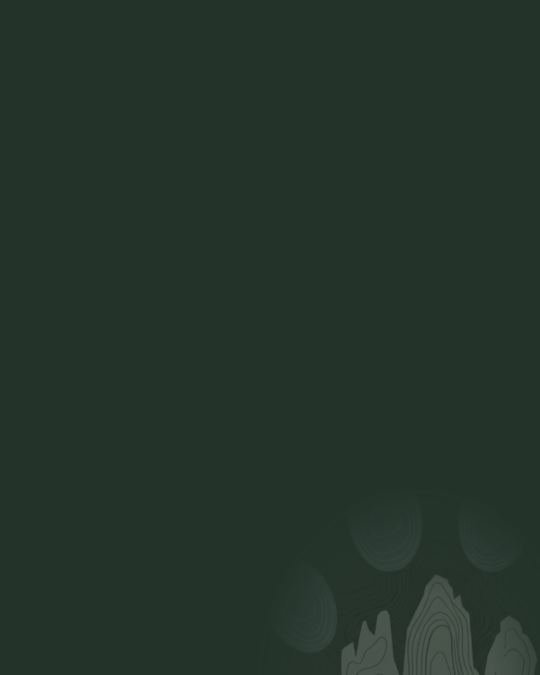
#> input picture images/social/instagram/welcome-to-orma/orma-bg.png, 1080 x 1350 px (shown at 1/2 size)
$ python make_assessment_carousel.py
#> lines starting #> are read from the running program, lines starting #| are printed output that depends on the picture
from pathlib import Path

from PIL import Image, ImageDraw, ImageFont


ROOT = Path(__file__).resolve().parent
OUTPUT = ROOT / "export"
CAPTURES = ROOT / "ui-captures"
WELCOME = ROOT.parent / "welcome-to-orma"
BACKGROUND = WELCOME / "orma-bg.png"
BRICOLAGE = WELCOME / "fonts" / "BricolageGrotesque.ttf"
INTER = WELCOME / "fonts" / "Inter.ttf"

CREAM = "#F4EFE4"
SAGE = "#B9CABC"
NUMBER = "#C4CEC7"


def font(path: Path, size: int, variation: str = "Regular") -> ImageFont.FreeTypeFont:
    loaded = ImageFont.truetype(str(path), size=size)
    loaded.set_variation_by_name(variation.encode())
    return loaded


# [45 lines left out: functions wrap_lines, draw_wrapped, draw_spaced, not called in this run]


def draw_number(draw: ImageDraw.ImageDraw, current: int) -> None:
    selected_font = font(INTER, 38, "Bold")
    label = f"{current} / 6"
    width = draw.textbbox((0, 0), label, font=selected_font)[2]
    draw.text((1010 - width, 58), label, font=selected_font, fill=NUMBER)


# [29 lines left out: function paste_ui_crop, not called in this run]


def card_one(background: Image.Image) -> Image.Image:
    image = background.copy()
    draw = ImageDraw.Draw(image)
    draw_number(draw, 1)
    draw_spaced(draw, "HOW ORMA ASSESSES A TRAIL", (105, 322), font(INTER, 27, "Bold"), spacing=5)
    y = draw_wrapped(
        draw,
        "Before a trail earns an ORMA score",
        (105, 410),
        font(BRICOLAGE, 78, "SemiBold"),
        850,
        82,
    )
    y += 44
    draw_wrapped(
        draw,
        "We look beyond distance and difficulty to understand what the route asks of a dog.",
        (105, y),
        font(INTER, 42, "Regular"),
        820,
        55,
    )
    return image


# [163 lines left out: functions card_two, card_three, card_four, card_five, card_six, build_preview, not called in this run]


def main() -> None:
    OUTPUT.mkdir(parents=True, exist_ok=True)
    background = Image.open(BACKGROUND).convert("RGB")
    trail_capture = Image.open(CAPTURES / "trail-detail-full.png").convert("RGB")
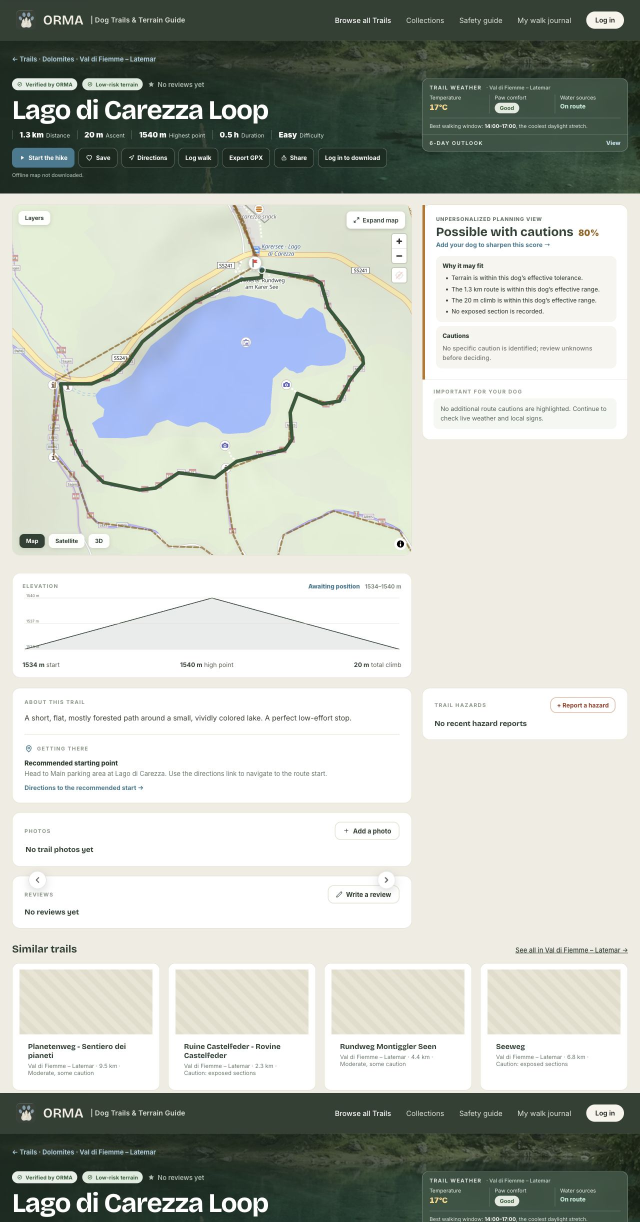
#> input picture images/social/instagram/how-orma-assesses-a-trail/ui-captures/trail-detail-full.png, 1280 x 2443 px (shown at 1/2 size)
#> trail_capture is the input picture: PIL image 1280x2443 RGB; mean R, G, B 188, 192.7, 185.1
    scoring_capture = Image.open(CAPTURES / "scoring-page-full.png").convert("RGB")
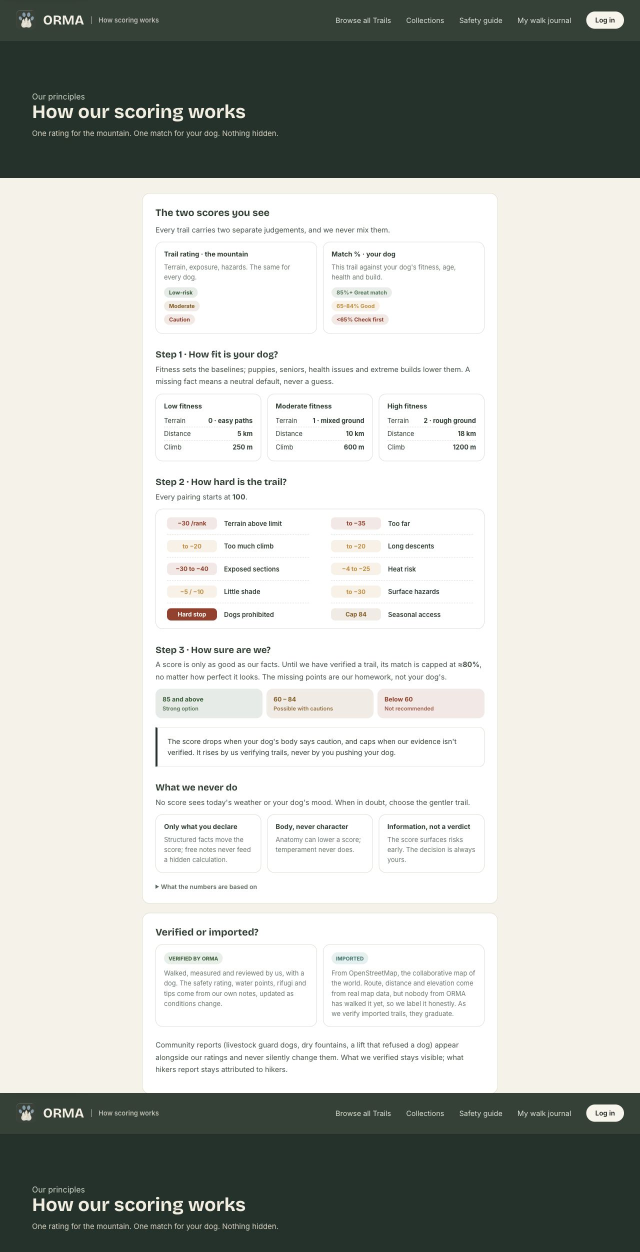
#> input picture images/social/instagram/how-orma-assesses-a-trail/ui-captures/scoring-page-full.png, 1280 x 2504 px (shown at 1/2 size)
#> scoring_capture is the input picture: PIL image 1280x2504 RGB; mean R, G, B 191.7, 194, 188.5
    builders = [
        lambda: card_one(background),
        lambda: card_two(background, trail_capture),
        lambda: card_three(background, scoring_capture),
        lambda: card_four(background, trail_capture),
        lambda: card_five(background, scoring_capture),
        lambda: card_six(background, scoring_capture),
    ]
    paths: list[Path] = []
    for number, builder in enumerate(builders, start=1):
        output_path = OUTPUT / f"orma-assessment-{number:02d}.png"
        builder().save(output_path, quality=95)
        paths.append(output_path)
#> this loop made 1 pass
#> number on pass 1: 1
#> after the loop, paths = []
    build_preview(paths)


if __name__ == "__main__":
#> (the run stopped early here; a loop or call above may not have finished)
